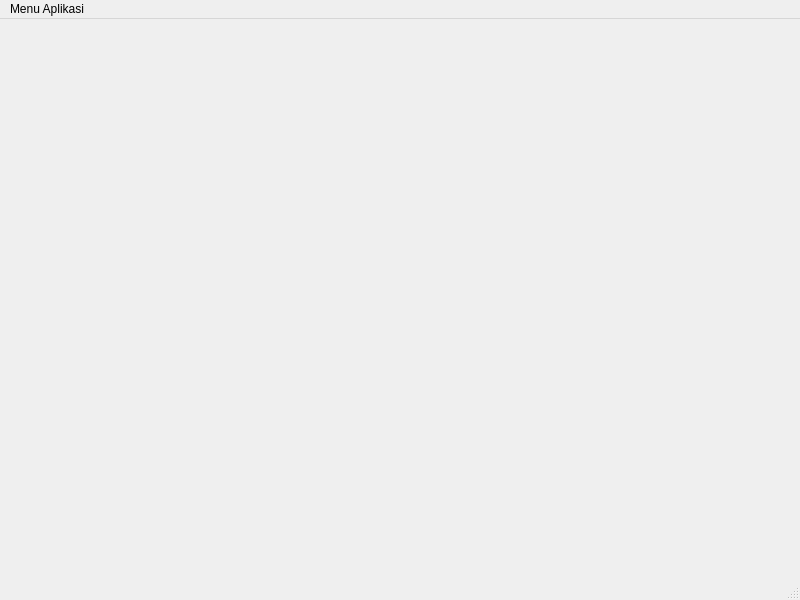
<?xml version="1.0" encoding="UTF-8"?>
<ui version="4.0">
 <class>main</class>
 <widget class="QMainWindow" name="main">
  <property name="geometry">
   <rect>
    <x>0</x>
    <y>0</y>
    <width>800</width>
    <height>600</height>
   </rect>
  </property>
  <property name="windowTitle">
   <string>main</string>
  </property>
  <widget class="QWidget" name="centralwidget"/>
  <widget class="QMenuBar" name="menubar">
   <property name="geometry">
    <rect>
     <x>0</x>
     <y>0</y>
     <width>800</width>
     <height>25</height>
    </rect>
   </property>
   <widget class="QMenu" name="menuMenu_Aplikasi">
    <property name="title">
     <string>Menu Aplikasi</string>
    </property>
    <addaction name="actionBibit"/>
    <addaction name="actionKelurahan_Desa"/>
   </widget>
   <addaction name="menuMenu_Aplikasi"/>
  </widget>
  <widget class="QStatusBar" name="statusbar"/>
  <action name="actionBibit">
   <property name="text">
    <string>Bibit</string>
   </property>
  </action>
  <action name="actionKelurahan_Desa">
   <property name="text">
    <string>Kelurahan/Desa</string>
   </property>
  </action>
 </widget>
 <resources/>
 <connections/>
</ui>
